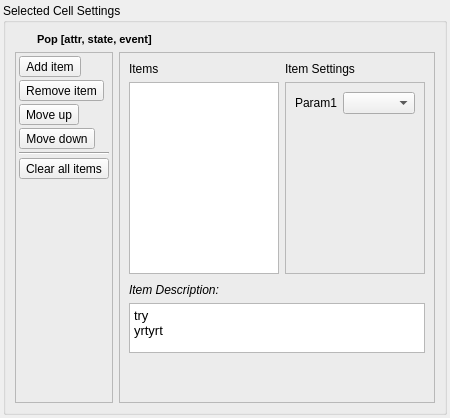
              <widget class="QWidget" name="page_PopCellSettings">
               <layout class="QVBoxLayout" name="verticalLayout_32">
                <property name="spacing">
                 <number>3</number>
                </property>
                <property name="margin">
                 <number>3</number>
                </property>
                <item>
                 <widget class="QGroupBox" name="groupBox_SelectedCell">
                  <property name="title">
                   <string>Selected Cell Settings</string>
                  </property>
                  <layout class="QVBoxLayout" name="verticalLayout_33">
                   <item>
                    <layout class="QHBoxLayout" name="horizontalLayout_13">
                     <property name="topMargin">
                      <number>0</number>
                     </property>
                     <item>
                      <widget class="QLabel" name="label_13">
                       <property name="maximumSize">
                        <size>
                         <width>16</width>
                         <height>16777215</height>
                        </size>
                       </property>
                       <property name="text">
                        <string/>
                       </property>
                       <property name="pixmap">
                        <pixmap resource="Resources/Resources.qrc">:/new/prefix1/settings-icon.png</pixmap>
                       </property>
                      </widget>
                     </item>
                     <item>
                      <widget class="QLabel" name="label_10">
                       <property name="font">
                        <font>
                         <pointsize>8</pointsize>
                         <weight>75</weight>
                         <bold>true</bold>
                        </font>
                       </property>
                       <property name="text">
                        <string>Pop [attr, state, event]</string>
                       </property>
                      </widget>
                     </item>
                    </layout>
                   </item>
                   <item>
                    <layout class="QHBoxLayout" name="horizontalLayout_3">
                     <property name="topMargin">
                      <number>0</number>
                     </property>
                     <item>
                      <widget class="QFrame" name="frame_10">
                       <property name="maximumSize">
                        <size>
                         <width>16777215</width>
                         <height>16777215</height>
                        </size>
                       </property>
                       <property name="frameShape">
                        <enum>QFrame::StyledPanel</enum>
                       </property>
                       <property name="frameShadow">
                        <enum>QFrame::Raised</enum>
                       </property>
                       <layout class="QVBoxLayout" name="verticalLayout_24">
                        <property name="spacing">
                         <number>3</number>
                        </property>
                        <property name="margin">
                         <number>3</number>
                        </property>
                        <item>
                         <widget class="QToolButton" name="toolButton_Pop_AddItem">
                          <property name="toolTip">
                           <string>Add item</string>
                          </property>
                          <property name="text">
                           <string>Add item</string>
                          </property>
                          <property name="icon">
                           <iconset resource="Resources/Resources.qrc">
                            <normaloff>:/new/prefix1/add-icon.png</normaloff>:/new/prefix1/add-icon.png</iconset>
                          </property>
                         </widget>
                        </item>
                        <item>
                         <widget class="QToolButton" name="toolButton_27">
                          <property name="toolTip">
                           <string>Remove item</string>
                          </property>
                          <property name="text">
                           <string>Remove item</string>
                          </property>
                          <property name="icon">
                           <iconset resource="Resources/Resources.qrc">
                            <normaloff>:/new/prefix1/remove-icon.png</normaloff>:/new/prefix1/remove-icon.png</iconset>
                          </property>
                         </widget>
                        </item>
                        <item>
                         <widget class="QToolButton" name="toolButton_PopCellItemUp">
                          <property name="toolTip">
                           <string>Move up</string>
                          </property>
                          <property name="text">
                           <string>Move up</string>
                          </property>
                          <property name="icon">
                           <iconset resource="Resources/Resources.qrc">
                            <normaloff>:/new/prefix1/up-icon.png</normaloff>:/new/prefix1/up-icon.png</iconset>
                          </property>
                         </widget>
                        </item>
                        <item>
                         <widget class="QToolButton" name="toolButton_PopCellItemDown">
                          <property name="toolTip">
                           <string>Move down</string>
                          </property>
                          <property name="text">
                           <string>Move down</string>
                          </property>
                          <property name="icon">
                           <iconset resource="Resources/Resources.qrc">
                            <normaloff>:/new/prefix1/down-icon.png</normaloff>:/new/prefix1/down-icon.png</iconset>
                          </property>
                         </widget>
                        </item>
                        <item>
                         <widget class="QFrame" name="frame_17">
                          <property name="frameShape">
                           <enum>QFrame::HLine</enum>
                          </property>
                          <property name="frameShadow">
                           <enum>QFrame::Sunken</enum>
                          </property>
                         </widget>
                        </item>
                        <item>
                         <widget class="QToolButton" name="toolButton_28">
                          <property name="toolTip">
                           <string>Clear all items</string>
                          </property>
                          <property name="text">
                           <string>Clear all items</string>
                          </property>
                          <property name="icon">
                           <iconset resource="Resources/Resources.qrc">
                            <normaloff>:/new/prefix1/delete-clear-icon.png</normaloff>:/new/prefix1/delete-clear-icon.png</iconset>
                          </property>
                         </widget>
                        </item>
                        <item>
                         <spacer name="verticalSpacer_3">
                          <property name="orientation">
                           <enum>Qt::Vertical</enum>
                          </property>
                          <property name="sizeHint" stdset="0">
                           <size>
                            <width>20</width>
                            <height>40</height>
                           </size>
                          </property>
                         </spacer>
                        </item>
                       </layout>
                      </widget>
                     </item>
                     <item>
                      <widget class="QFrame" name="frame_SelectedCell">
                       <property name="frameShape">
                        <enum>QFrame::StyledPanel</enum>
                       </property>
                       <property name="frameShadow">
                        <enum>QFrame::Raised</enum>
                       </property>
                       <layout class="QVBoxLayout" name="verticalLayout_27">
                        <item>
                         <layout class="QGridLayout" name="gridLayout_3">
                          <item row="0" column="0">
                           <widget class="QLabel" name="label_6">
                            <property name="sizePolicy">
                             <sizepolicy hsizetype="Maximum" vsizetype="Preferred">
                              <horstretch>0</horstretch>
                              <verstretch>0</verstretch>
                             </sizepolicy>
                            </property>
                            <property name="maximumSize">
                             <size>
                              <width>150</width>
                              <height>16777215</height>
                             </size>
                            </property>
                            <property name="text">
                             <string>Items</string>
                            </property>
                           </widget>
                          </item>
                          <item row="1" column="1">
                           <widget class="QFrame" name="frame_ItemSettings">
                            <property name="sizePolicy">
                             <sizepolicy hsizetype="Expanding" vsizetype="Expanding">
                              <horstretch>0</horstretch>
                              <verstretch>0</verstretch>
                             </sizepolicy>
                            </property>
                            <property name="frameShape">
                             <enum>QFrame::StyledPanel</enum>
                            </property>
                            <property name="frameShadow">
                             <enum>QFrame::Raised</enum>
                            </property>
                            <layout class="QVBoxLayout" name="verticalLayout_29">
                             <item>
                              <layout class="QGridLayout" name="gridLayout_ItemSettings">
                               <property name="topMargin">
                                <number>0</number>
                               </property>
                               <item row="0" column="0">
                                <widget class="QLabel" name="label_8">
                                 <property name="text">
                                  <string>Param1</string>
                                 </property>
                                </widget>
                               </item>
                               <item row="0" column="1">
                                <widget class="QComboBox" name="comboBox_3"/>
                               </item>
                              </layout>
                             </item>
                             <item>
                              <spacer name="horizontalSpacer_7">
                               <property name="orientation">
                                <enum>Qt::Horizontal</enum>
                               </property>
                               <property name="sizeHint" stdset="0">
                                <size>
                                 <width>40</width>
                                 <height>5</height>
                                </size>
                               </property>
                              </spacer>
                             </item>
                             <item>
                              <spacer name="verticalSpacer_11">
                               <property name="orientation">
                                <enum>Qt::Vertical</enum>
                               </property>
                               <property name="sizeHint" stdset="0">
                                <size>
                                 <width>20</width>
                                 <height>5</height>
                                </size>
                               </property>
                              </spacer>
                             </item>
                            </layout>
                           </widget>
                          </item>
                          <item row="0" column="1">
                           <widget class="QLabel" name="label_7">
                            <property name="text">
                             <string>Item Settings</string>
                            </property>
                           </widget>
                          </item>
                          <item row="1" column="0">
                           <widget class="PopQListWidget" name="listWidget_ItemList">
                            <property name="sizePolicy">
                             <sizepolicy hsizetype="Expanding" vsizetype="Expanding">
                              <horstretch>0</horstretch>
                              <verstretch>0</verstretch>
                             </sizepolicy>
                            </property>
                            <property name="maximumSize">
                             <size>
                              <width>150</width>
                              <height>16777215</height>
                             </size>
                            </property>
                            <property name="mouseTracking">
                             <bool>true</bool>
                            </property>
                            <property name="acceptDrops">
                             <bool>true</bool>
                            </property>
                            <property name="dragEnabled">
                             <bool>true</bool>
                            </property>
                            <property name="dragDropOverwriteMode">
                             <bool>true</bool>
                            </property>
                            <property name="dragDropMode">
                             <enum>QAbstractItemView::InternalMove</enum>
                            </property>
                            <property name="defaultDropAction">
                             <enum>Qt::MoveAction</enum>
                            </property>
                            <property name="alternatingRowColors">
                             <bool>true</bool>
                            </property>
                            <property name="selectionMode">
                             <enum>QAbstractItemView::SingleSelection</enum>
                            </property>
                            <property name="movement">
                             <enum>QListView::Snap</enum>
                            </property>
                           </widget>
                          </item>
                         </layout>
                        </item>
                        <item>
                         <layout class="QVBoxLayout" name="verticalLayout_25">
                          <property name="topMargin">
                           <number>3</number>
                          </property>
                          <item>
                           <widget class="QLabel" name="label_11">
                            <property name="font">
                             <font>
                              <weight>50</weight>
                              <italic>true</italic>
                              <bold>false</bold>
                             </font>
                            </property>
                            <property name="text">
                             <string>Item Description:</string>
                            </property>
                           </widget>
                          </item>
                          <item>
                           <widget class="QPlainTextEdit" name="plainTextEdit_ItemDesc">
                            <property name="maximumSize">
                             <size>
                              <width>16777215</width>
                              <height>50</height>
                             </size>
                            </property>
                            <property name="font">
                             <font>
                              <pointsize>10</pointsize>
                             </font>
                            </property>
                            <property name="horizontalScrollBarPolicy">
                             <enum>Qt::ScrollBarAlwaysOff</enum>
                            </property>
                            <property name="plainText">
                             <string>try
yrtyrt</string>
                            </property>
                           </widget>
                          </item>
                          <item>
                           <spacer name="verticalSpacer_17">
                            <property name="orientation">
                             <enum>Qt::Vertical</enum>
                            </property>
                            <property name="sizeHint" stdset="0">
                             <size>
                              <width>20</width>
                              <height>40</height>
                             </size>
                            </property>
                           </spacer>
                          </item>
                         </layout>
                        </item>
                       </layout>
                      </widget>
                     </item>
                    </layout>
                   </item>
                  </layout>
                 </widget>
                </item>
               </layout>
              </widget>
